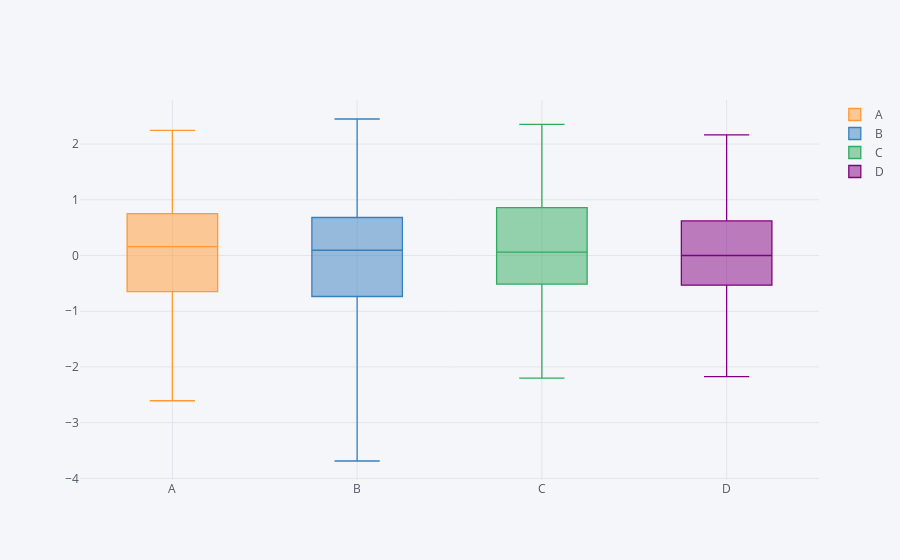

The code cell stored with this chart in its notebook:
### Code cell
#BOX iplot
df4.iplot(kind='box')
